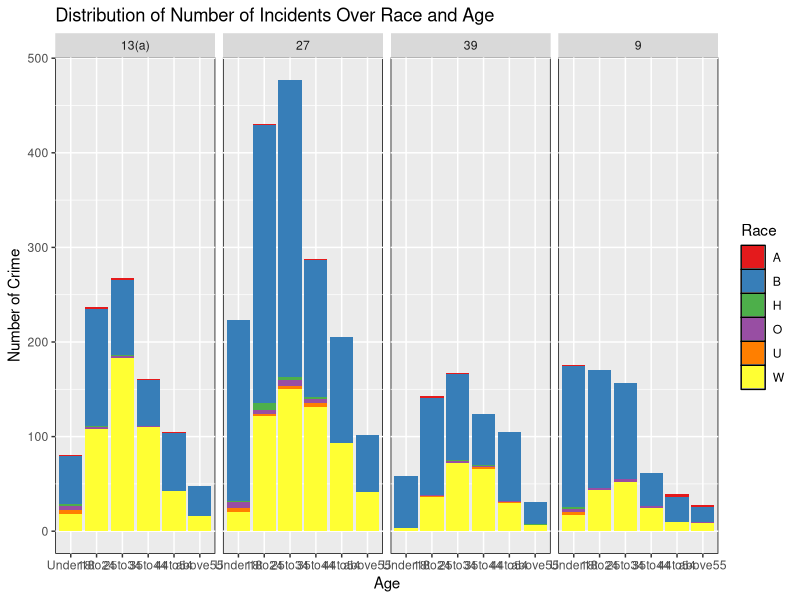
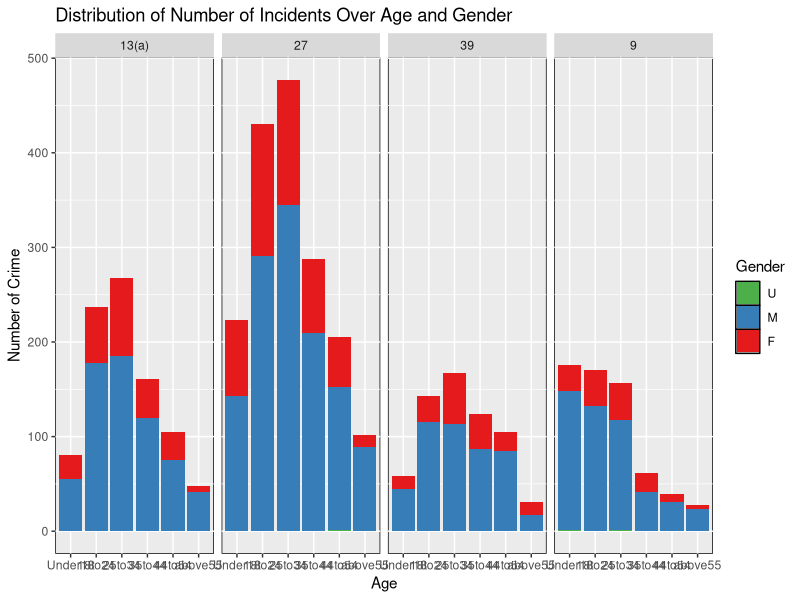

The R source for these figures, in order: (Note: this script raises an error after producing the figures.)
rm(list=ls())
dat=read.csv("ArrestData.csv")

#Data Cleaning
y<-regexpr("/",dat$OFFENSES)
idx<-which(y>0)
offense<-NULL
i=0
for(n in 1:length(idx)){
  i=i+1
  offense[i]<-substr(dat$OFFENSES[idx[n]],1,y[idx[n]]-1)
}
dat1<-dat[idx,]
dat1$OFFENSES<-offense
dat2<-dat[-idx,]
arrest<-rbind(dat1,dat2)

y6<-regexpr(" ",arrest$OFFENSES)
code<-NULL
i=0
for(n in 1:length(y6)){
  i=i+1
  code[i]<-substr(arrest$OFFENSES[n],1,y6[n]-1)
}
shortcode<-code
arrest<-data.frame(arrest$AGE,arrest$GENDER,arrest$ARRESTTIME,arrest$OFFENSES,arrest$RACE,code,shortcode)

y1<-regexpr("[(]",arrest$code)
idx1<-which(y1>0)
code1<-NULL
i=0
for(n in 1:length(idx1)){
  i=i+1
  code1[i]<-substr(arrest$code[idx1[n]],1,y1[idx1[n]]-1)
}
arrest1<-arrest[idx1,]
arrest1$code<-code1
arrest2<-arrest[-idx1,]
arrest<-rbind(arrest1,arrest2)

y2<-regexpr("[.]",arrest$code)
idx2<-which(y2>0)
code2<-NULL
i=0
for(n in 1:length(idx2)){
  i=i+1
  code2[i]<-substr(arrest$code[idx2[n]],1,y2[idx2[n]]-1)
}
arrest1<-arrest[idx2,]
arrest1$code<-code2
arrest2<-arrest[-idx2,]
arrest<-rbind(arrest1,arrest2)

#Using chapter number to category crime types:
idx5<-which(arrest$code==13)
arrest$code[idx5]<-"13(a)"
arrest$shortcode<-arrest$code   

idx6<-which(nchar(arrest$shortcode)==3)
idx7<-which(nchar(arrest$shortcode)==4)

arrest$shortcode[idx6]<-substr(arrest$shortcode[idx6],1,1) 
arrest$shortcode[idx7]<-substr(arrest$shortcode[idx7],1,2) 
arrest<-na.omit(arrest)
table(arrest$arrest.AGE)

#Take out outliers:
idx8<-which(arrest$arrest.AGE==0|arrest$arrest.AGE==999)
arrest<-arrest[-idx8,]

#Extract top four crimes:
idx9<-which(arrest$shortcode=="27"|arrest$shortcode=="13(a)"|arrest$shortcode=="9"|arrest$shortcode=="39")
ArrestTopFour<-arrest[idx9,]
sort(table(ArrestTopFour$shortcode))

library(lubridate)
table(year(ArrestTopFour$arrest.ARRESTTIME))

#Take out year 2014 and 2015
idx10<-which(year(ArrestTopFour$arrest.ARRESTTIME)==2014|year(ArrestTopFour$arrest.ARRESTTIME)==2015)
ArrestTopFour<-ArrestTopFour[-idx10,]
sort(table(ArrestTopFour$shortcode))

#Create data frame of Arrest top four:
ArrestTopFour<-data.frame(ArrestTopFour$arrest.AGE,ArrestTopFour$arrest.GENDER,ArrestTopFour$arrest.RACE,ArrestTopFour$arrest.OFFENSES,ArrestTopFour$code,ArrestTopFour$shortcode)

colnames(ArrestTopFour)<-c("AGE","GENDER","RACE","OFFENSE","CODE","SHORTCODE")

##########Graph
four<-ArrestTopFour
library(ggplot2)
library(RColorBrewer)

#Clean age group
idx1<-which(four$AGE<=18)
idx2<-which(four$AGE>18 & four$AGE<=25)
idx3<-which(four$AGE<=34&four$AGE>25)
idx4<-which(four$AGE<=44&four$AGE>34)
idx5<-which(four$AGE<=54&four$AGE>44)
idx6<-which(four$AGE>54)
four$AGE[idx1]<-"Under18"
four$AGE[idx2]<-"18to24"
four$AGE[idx3]<-"25to34"
four$AGE[idx4]<-"35to44"
four$AGE[idx5]<-"44to54"
four$AGE[idx6]<-"above55"
four$AGE<-factor(four$AGE, levels=c('Under18','18to24','25to34','35to44','44to54','above55'))

#Create function to plot distribution of crimes over age and race
plotbyage<-function(x){
  a<-ggplot(x,aes(AGE,fill=factor(RACE)))
  a+geom_bar(stat="count")+
    facet_grid(.~SHORTCODE)+ylab("Number of Crime")+
    xlab("Age")+ggtitle("Distribution of Number of Incidents Over Race and Age")+
    guides(fill=guide_legend(title="Race",reverse = F))+
    theme(panel.background = element_rect(colour="Black")) +scale_fill_brewer(palette = 'Set1')}
plotbyage(four)

#Create function to plot distribution of crimes over age and gender
plotbygender<-function(x){
  a<-ggplot(x,aes(AGE,fill=factor(GENDER)))
  a+geom_bar(stat="count")+
    facet_grid(.~SHORTCODE)+ylab("Number of Crime")+
    xlab("Age")+ggtitle("Distribution of Number of Incidents Over Age and Gender")+
    guides(fill=guide_legend(title="Gender",reverse = T))+
    theme(panel.background = element_rect(colour="Black")) +scale_fill_brewer(palette = 'Set1')}
plotbygender(four)

##
ggplot(data=datgraph,aes(x=AGE,fill=RACE)) + 
  geom_bar(data=subset(datgraph,RACE=="B")) + 
  geom_bar(data=subset(datgraph,RACE=="W"),aes(y=..count..*(-1))) + 
  scale_y_continuous(breaks=seq(-200,200,40),labels=abs(seq(-200,200,40))) + 
  coord_flip()